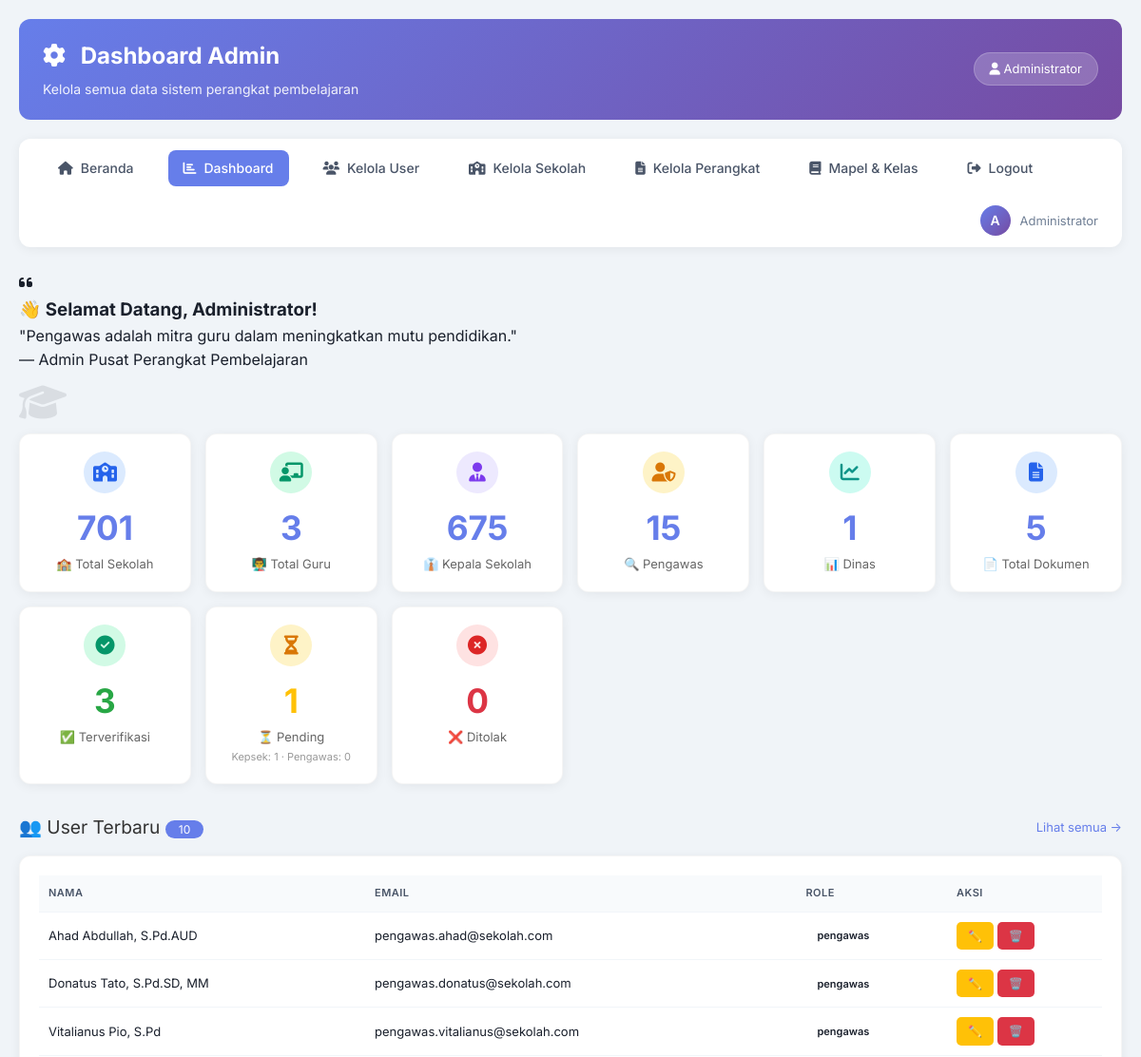
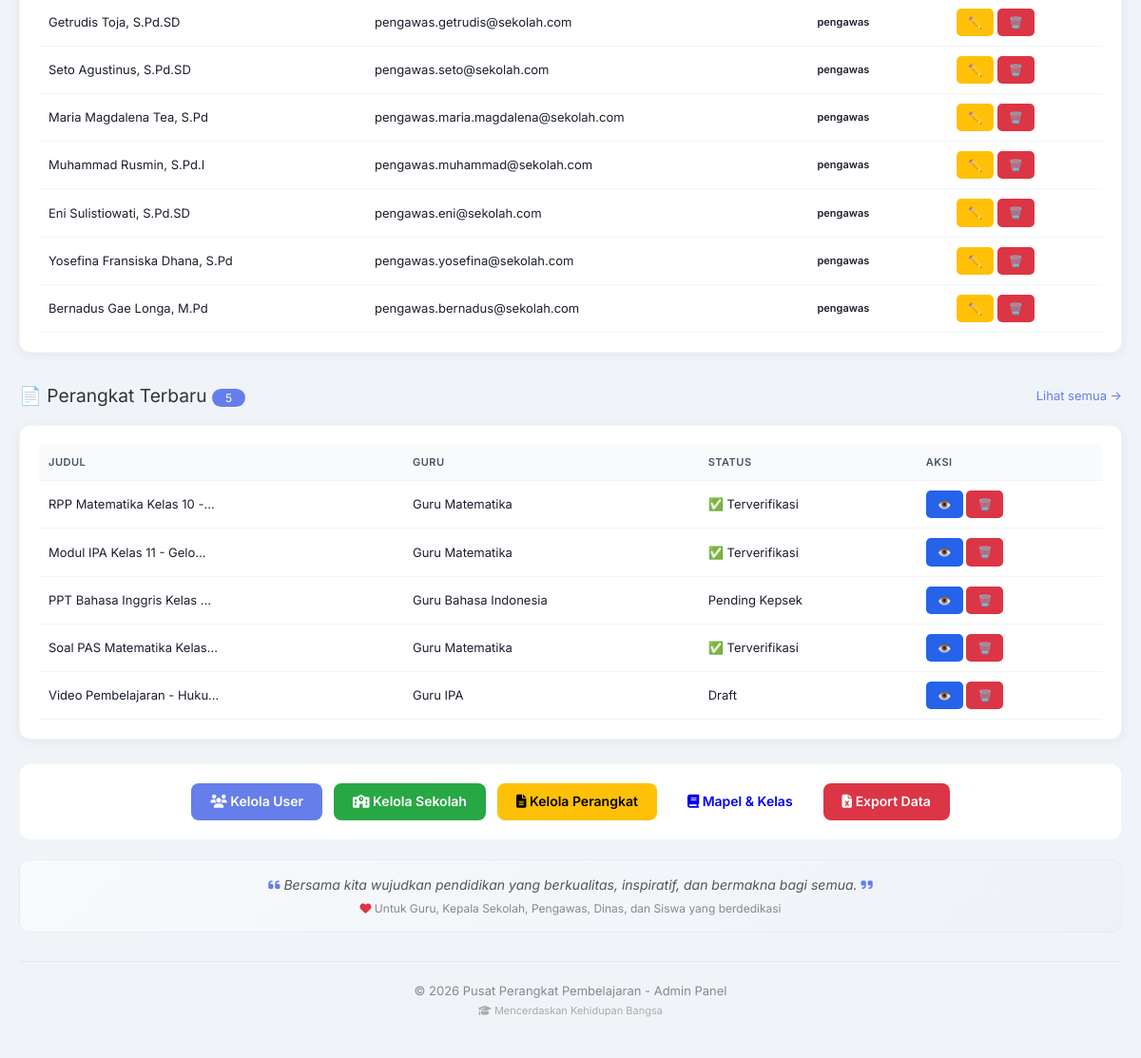
/admin_dashboard.php (signed in), run on the app's committed database (2 pictures, top to bottom).
### tables this page shows
CREATE TABLE `users` (
  `id` int(11) NOT NULL,
  `name` varchar(100) NOT NULL,
  `email` varchar(100) NOT NULL,
  `password` varchar(255) NOT NULL,
  `role` enum('guru','kepala_sekolah','pengawas','dinas','admin') NOT NULL,
  `nip` varchar(20) DEFAULT NULL,
  `sekolah` varchar(100) DEFAULT NULL,
  `sekolah_id` int(11) DEFAULT NULL,
  `phone` varchar(15) DEFAULT NULL,
  `photo` varchar(255) DEFAULT NULL,
  `is_active` tinyint(1) DEFAULT 1,
  `created_at` timestamp NOT NULL DEFAULT current_timestamp(),
  `updated_at` timestamp NOT NULL DEFAULT current_timestamp() ON UPDATE current_timestamp()
);

CREATE TABLE `perangkat` (
  `id` int(11) NOT NULL,
  `judul` varchar(200) NOT NULL,
  `deskripsi` text DEFAULT NULL,
  `jenis` enum('RPP','Modul','PPT','Video','Soal','Lainnya') NOT NULL,
  `file_path` varchar(255) NOT NULL,
  `thumbnail` varchar(255) DEFAULT NULL,
  `semester` enum('1','2') NOT NULL,
  `tahun_ajaran` varchar(9) NOT NULL,
  `id_mapel` int(11) DEFAULT NULL,
  `id_kelas` int(11) DEFAULT NULL,
  `id_guru` int(11) DEFAULT NULL,
  `status` enum('draft','pending_kepsek','ditolak_kepsek','pending_pengawas','ditolak_pengawas','terverifikasi') DEFAULT 'draft',
  `ttd_kepsek` varchar(255) DEFAULT NULL,
  `ttd_kepsek_date` datetime DEFAULT NULL,
  `catatan_kepsek` text DEFAULT NULL,
  `ttd_pengawas` varchar(255) DEFAULT NULL,
  `ttd_pengawas_date` datetime DEFAULT NULL,
  `catatan_pengawas` text DEFAULT NULL,
  `views` int(11) DEFAULT 0,
  `downloads` int(11) DEFAULT 0,
  `created_at` timestamp NOT NULL DEFAULT current_timestamp(),
  `updated_at` timestamp NOT NULL DEFAULT current_timestamp() ON UPDATE current_timestamp()
);

### config/database.php (called while the page is built, shortened)
<?php
$host = 'localhost';
$username = 'root';
$password = '';
$database = 'perangkat_pembelajaran';
$conn = mysqli_connect($host, $username, $password, $database);
mysqli_set_charset($conn, "utf8mb4");
function fetchAll($sql) {
    global $conn;
    $result = mysqli_query($conn, $sql);
    $data = [];
    while ($row = mysqli_fetch_assoc($result)) {
        $data[] = $row;
    }
    return $data;
}
function countData($sql) {
    global $conn;
    $result = mysqli_query($conn, $sql);
    return mysqli_num_rows($result);
}
?>

### admin_dashboard.php (the view, shortened to what this page needs)
<?php
include_once 'config/database.php';
$total_sekolah = countData("SELECT * FROM sekolah");
$total_guru = countData("SELECT * FROM users WHERE role = 'guru'");
$total_kepsek = countData("SELECT * FROM users WHERE role = 'kepala_sekolah'");
$total_pengawas = countData("SELECT * FROM users WHERE role = 'pengawas'");
$total_dinas = countData("SELECT * FROM users WHERE role = 'dinas'");
$total_perangkat = countData("SELECT * FROM perangkat");
$total_terverifikasi = countData("SELECT * FROM perangkat WHERE status = 'terverifikasi'");
$total_pending_kepsek = countData("SELECT * FROM perangkat WHERE status = 'pending_kepsek'");
$total_pending_pengawas = countData("SELECT * FROM perangkat WHERE status = 'pending_pengawas'");
$total_ditolak = countData("SELECT * FROM perangkat WHERE status = 'ditolak_kepsek' OR status = 'ditolak_pengawas'");
$quotes = [
    '"Pendidikan adalah senjata paling ampuh untuk mengubah dunia." - Nelson Mandela',
    '"Guru terbaik adalah mereka yang menginspirasi, bukan hanya mengajar."',
    '"Kepala sekolah yang baik adalah pemimpin yang melayani."',
    '"Pengawas adalah mitra guru dalam meningkatkan mutu pendidikan."',
    '"Dinas pendidikan adalah garda terdepan kemajuan daerah."',
    '"Siswa adalah masa depan, pendidikan adalah kuncinya."',
    '"Bersama kita wujudkan pendidikan yang berkualitas."',
    '"Perangkat pembelajaran berkualitas adalah fondasi pendidikan yang kuat."',
    '"Inovasi dalam pendidikan dimulai dari guru yang kreatif."',
    '"Kolaborasi semua pihak menciptakan pendidikan yang bermakna."',
    '"Mendidik adalah tugas mulia yang membutuhkan dedikasi dan cinta."',
    '"Pendidikan yang baik adalah investasi terbaik untuk generasi mendatang."',
];
$random_quote = $quotes[array_rand($quotes)];
$perangkat_terbaru = fetchAll("
    SELECT p.*, u.name as guru_name, mp.nama_mapel, k.nama_kelas
    FROM perangkat p
    LEFT JOIN users u ON p.id_guru = u.id
    LEFT JOIN mata_pelajaran mp ON p.id_mapel = mp.id
    LEFT JOIN kelas k ON p.id_kelas = k.id
    ORDER BY p.created_at DESC
    LIMIT 10
");
$users_terbaru = fetchAll("
    SELECT * FROM users
    ORDER BY created_at DESC
    LIMIT 10
");
?>
<!DOCTYPE html>
<html lang="id">
<head>
    <link rel="stylesheet" href="https://cdnjs.cloudflare.com/ajax/libs/font-awesome/6.4.0/css/all.min.css">
    <link rel="stylesheet" href="/website_perangkat/public/css/style.css">
</head>
<body>
    <div class="container">
        <header class="header">
            <div>
                <h1><i class="fas fa-cog"></i> Dashboard Admin</h1>
                <p>Kelola semua data sistem perangkat pembelajaran</p>
            </div>
            <div class="badge-user">
                <i class="fas fa-user"></i> <?php echo $_SESSION['name']; ?>
            </div>
        </header>
        <nav class="nav">
            <a href="/website_perangkat/index.php"><i class="fas fa-home"></i> Beranda</a>
            <a href="/website_perangkat/admin_dashboard.php" class="active"><i class="fas fa-chart-bar"></i> Dashboard</a>
            <a href="/website_perangkat/admin_users.php"><i class="fas fa-users"></i> Kelola User</a>
            <a href="/website_perangkat/admin_sekolah.php"><i class="fas fa-school"></i> Kelola Sekolah</a>
            <a href="/website_perangkat/admin_perangkat.php"><i class="fas fa-file-alt"></i> Kelola Perangkat</a>
            <a href="/website_perangkat/admin_mapel_kelas.php"><i class="fas fa-book"></i> Mapel & Kelas</a>
            <a href="/website_perangkat/logout.php"><i class="fas fa-sign-out-alt"></i> Logout</a>
            <span class="user-info">
                <span class="avatar"><?php echo strtoupper(substr($_SESSION['name'], 0, 1)); ?></span>
                <?php echo $_SESSION['name']; ?>
            </span>
        </nav>
        <main>
            <div class="welcome-quote">
                <div class="icon"><i class="fas fa-quote-left"></i></div>
                <div class="text">
                    <h3>👋 Selamat Datang, <?php echo $_SESSION['name']; ?>!</h3>
                    <p><?php echo $random_quote; ?></p>
                    <div class="author">— Admin Pusat Perangkat Pembelajaran</div>
                </div>
                <div style="font-size:40px; opacity:0.1;"><i class="fas fa-graduation-cap"></i></div>
            </div>
            <div class="stats-grid">
                <div class="stat-card">
                    <div class="icon-circle blue"><i class="fas fa-school"></i></div>
                    <div class="number"><?php echo $total_sekolah; ?></div>
                    <div class="label">🏫 Total Sekolah</div>
                </div>
                <div class="stat-card">
                    <div class="icon-circle green"><i class="fas fa-chalkboard-teacher"></i></div>
                    <div class="number"><?php echo $total_guru; ?></div>
                    <div class="label">👨‍🏫 Total Guru</div>
                </div>
                <div class="stat-card">
                    <div class="icon-circle purple"><i class="fas fa-user-tie"></i></div>
                    <div class="number"><?php echo $total_kepsek; ?></div>
                    <div class="label">👔 Kepala Sekolah</div>
                </div>
                <div class="stat-card">
                    <div class="icon-circle orange"><i class="fas fa-user-shield"></i></div>
                    <div class="number"><?php echo $total_pengawas; ?></div>
                    <div class="label">🔍 Pengawas</div>
                </div>
                <div class="stat-card">
                    <div class="icon-circle teal"><i class="fas fa-chart-line"></i></div>
                    <div class="number"><?php echo $total_dinas; ?></div>
                    <div class="label">📊 Dinas</div>
                </div>
                <div class="stat-card">
                    <div class="icon-circle blue"><i class="fas fa-file-alt"></i></div>
                    <div class="number"><?php echo $total_perangkat; ?></div>
                    <div class="label">📄 Total Dokumen</div>
                </div>
                <div class="stat-card">
                    <div class="icon-circle green"><i class="fas fa-check-circle"></i></div>
                    <div class="number green"><?php echo $total_terverifikasi; ?></div>
                    <div class="label">✅ Terverifikasi</div>
                </div>
                <div class="stat-card">
                    <div class="icon-circle orange"><i class="fas fa-hourglass-half"></i></div>
                    <div class="number orange"><?php echo $total_pending_kepsek + $total_pending_pengawas; ?></div>
                    <div class="label">⏳ Pending</div>
                    <div class="sub-label">Kepsek: <?php echo $total_pending_kepsek; ?> · Pengawas: <?php echo $total_pending_pengawas; ?></div>
                </div>
                <div class="stat-card">
                    <div class="icon-circle red"><i class="fas fa-times-circle"></i></div>
                    <div class="number red"><?php echo $total_ditolak; ?></div>
                    <div class="label">❌ Ditolak</div>
                </div>
            </div>
            <div class="two-col">
                <div>
                    <div class="section-title">
                        <span>👥 User Terbaru <span class="badge-count"><?php echo count($users_terbaru); ?></span></span>
                        <a href="admin_users.php" style="font-size:13px; color:#667eea; text-decoration:none;">Lihat semua →</a>
                    </div>
                    <div class="table-container">
                        <table>
                            <thead>
                                <tr>
                                    <th>Nama</th>
                                    <th>Email</th>
                                    <th>Role</th>
                                    <th>Aksi</th>
                                </tr>
                            </thead>
                            <tbody>
                                <?php foreach ($users_terbaru as $user): ?>
                                <tr>
                                    <td><?php echo $user['name']; ?></td>
                                    <td><?php echo $user['email']; ?></td>
                                    <td>
                                        <span class="role-badge role-<?php echo $user['role']; ?>">
                                            <?php echo $user['role']; ?>
                                        </span>
                                    </td>
                                    <td>
                                        <a href="admin_edit_user.php?id=<?php echo $user['id']; ?>" class="btn-action btn-edit">✏️</a>
                                        <a href="admin_delete_user.php?id=<?php echo $user['id']; ?>" class="btn-action btn-delete" onclick="return confirm('Hapus user ini?')">🗑️</a>
                                    </td>
                                </tr>
                                <?php endforeach; ?>
                            </tbody>
                        </table>
                    </div>
                </div>
                <div>
                    <div class="section-title">
                        <span>📄 Perangkat Terbaru <span class="badge-count"><?php echo count($perangkat_terbaru); ?></span></span>
                        <a href="admin_perangkat.php" style="font-size:13px; color:#667eea; text-decoration:none;">Lihat semua →</a>
                    </div>
                    <div class="table-container">
                        <table>
                            <thead>
                                <tr>
                                    <th>Judul</th>
                                    <th>Guru</th>
                                    <th>Status</th>
                                    <th>Aksi</th>
                                </tr>
                            </thead>
                            <tbody>
                                <?php foreach ($perangkat_terbaru as $p): ?>
                                <tr>
                                    <td><?php echo substr($p['judul'], 0, 25); ?>...</td>
                                    <td><?php echo $p['guru_name'] ?? '-'; ?></td>
                                    <td>
                                        <span class="status-badge status-<?php echo $p['status']; ?>">
                                            <?php
                                            $status_label = [
                                                'draft' => 'Draft',
                                                'pending_kepsek' => 'Pending Kepsek',
                                                'ditolak_kepsek' => 'Ditolak Kepsek',
                                                'pending_pengawas' => 'Pending Pengawas',
                                                'ditolak_pengawas' => 'Ditolak Pengawas',
                                                'terverifikasi' => '✅ Terverifikasi'
                                            ];
                                            echo $status_label[$p['status']] ?? $p['status'];
                                            ?>
                                        </span>
                                    </td>
                                    <td>
                                        <a href="detail.php?id=<?php echo $p['id']; ?>" class="btn-action btn-view">👁️</a>
                                        <a href="admin_delete_perangkat.php?id=<?php echo $p['id']; ?>" class="btn-action btn-delete" onclick="return confirm('Hapus perangkat ini?')">🗑️</a>
                                    </td>
                                </tr>
                                <?php endforeach; ?>
                            </tbody>
                        </table>
                    </div>
                </div>
            </div>
            <div style="margin-top:25px; padding:20px; background:white; border-radius:12px; border:1px solid rgba(0,0,0,0.04);">
                <div style="display:flex; gap:12px; flex-wrap:wrap; justify-content:center;">
                    <a href="admin_users.php" class="btn btn-primary"><i class="fas fa-users"></i> Kelola User</a>
                    <a href="admin_sekolah.php" class="btn btn-success"><i class="fas fa-school"></i> Kelola Sekolah</a>
                    <a href="admin_perangkat.php" class="btn btn-warning"><i class="fas fa-file-alt"></i> Kelola Perangkat</a>
                    <a href="admin_mapel_kelas.php" class="btn btn-info"><i class="fas fa-book"></i> Mapel & Kelas</a>
                    <a href="export_data.php" class="btn btn-danger"><i class="fas fa-file-excel"></i> Export Data</a>
                </div>
            </div>
            <div style="margin-top:20px; text-align:center; padding:15px; background:linear-gradient(135deg, #f8fafc 0%, #eef2f7 100%); border-radius:12px; border:1px solid rgba(0,0,0,0.04);">
                <p style="font-size:14px; color:#555; font-style:italic;">
                    <i class="fas fa-quote-left" style="color:#667eea;"></i>
                    Bersama kita wujudkan pendidikan yang berkualitas, inspiratif, dan bermakna bagi semua.
                    <i class="fas fa-quote-right" style="color:#667eea;"></i>
                </p>
                <p style="font-size:12px; color:#888; margin-top:4px;">
                    <i class="fas fa-heart" style="color:#dc3545;"></i>
                    Untuk Guru, Kepala Sekolah, Pengawas, Dinas, dan Siswa yang berdedikasi
                </p>
            </div>
        </main>
        <footer class="footer">
            <p>&copy; <?php echo date('Y'); ?> Pusat Perangkat Pembelajaran - Admin Panel</p>
            <p style="font-size:11px; color:#aaa; margin-top:2px;">
                <i class="fas fa-graduation-cap"></i> Mencerdaskan Kehidupan Bangsa
            </p>
        </footer>
    </div>
</body>
</html>

### data on the page
users: name "Ahad Abdullah, S.Pd.AUD", email "pengawas.ahad@sekolah.com", role "pengawas"
users: name "Donatus Tato, S.Pd.SD, MM", email "pengawas.donatus@sekolah.com", role "pengawas"
users: name "Vitalianus Pio, S.Pd", email "pengawas.vitalianus@sekolah.com", role "pengawas"
users: name "Getrudis Toja, S.Pd.SD", email "pengawas.getrudis@sekolah.com", role "pengawas"
users: name "Seto Agustinus, S.Pd.SD", email "pengawas.seto@sekolah.com", role "pengawas"
users: name "Maria Magdalena Tea, S.Pd", email "pengawas.maria.magdalena@sekolah.com", role "pengawas"
users: name "Muhammad Rusmin, S.Pd.I", email "pengawas.muhammad@sekolah.com", role "pengawas"
users: name "Eni Sulistiowati, S.Pd.SD", email "pengawas.eni@sekolah.com", role "pengawas"
users: name "Yosefina Fransiska Dhana, S.Pd", email "pengawas.yosefina@sekolah.com", role "pengawas"
users: name "Bernadus Gae Longa, M.Pd", email "pengawas.bernadus@sekolah.com", role "pengawas"
perangkat: judul "RPP Matematika Kelas 10 -", id_guru.name "Guru Matematika", status "✅ Terverifikasi"
perangkat: judul "Modul IPA Kelas 11 - Gelo", id_guru.name "Guru Matematika", status "✅ Terverifikasi"
perangkat: judul "PPT Bahasa Inggris Kelas", id_guru.name "Guru Bahasa Indonesia", status "Pending Kepsek"
perangkat: judul "Soal PAS Matematika Kelas", id_guru.name "Guru Matematika", status "✅ Terverifikasi"
perangkat: judul "Video Pembelajaran - Huku", id_guru.name "Guru IPA", status "Draft"

### other printed values
$_SESSION['name'] "Administrator"
substr($_SESSION['name'], 0, 1) "A"
$total_sekolah "701"
$total_guru "3"
$total_kepsek "675"
$total_pengawas "15"
$total_dinas "1"
$total_perangkat "5"
$total_terverifikasi "3"
$total_pending_kepsek + $total_pending_pengawas "1"
$total_pending_kepsek "1"
$total_pending_pengawas "0"
$total_ditolak "0"
count($users_terbaru) "10"
count($perangkat_terbaru) "5"
